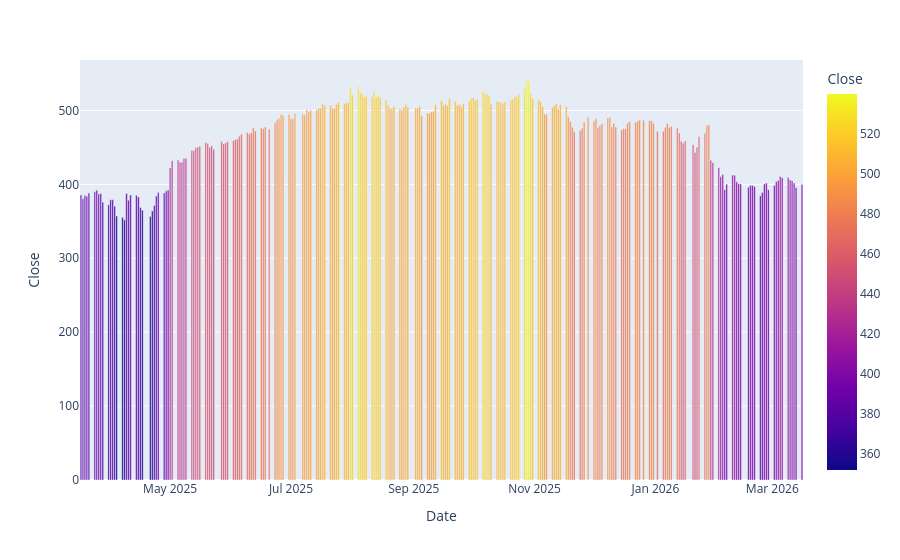

Write notebook code for a chart like this one.
### Code cell
px.bar(df, x="Date", y="Close", color = "Close", color_discrete_sequence=["red, blue, green, yellow"] )

### Figure 1 — Plotly figure (JSON) as saved in the notebook; plotly's stock layout.template omitted (floating-point values rounded to 4 significant figures; data arrays with more than 128 entries replaced by an {"elided": "..."} marker saying what was removed)
{"data": [{"alignmentgroup": "True", "hovertemplate": "Date=%{x}<br>Close=%{marker.color}<extra></extra>", "legendgroup": "", "marker": {"color": {"elided": "251 float values"}, "coloraxis": "coloraxis", "pattern": {"shape": ""}}, "name": "", "offsetgroup": "", "orientation": "v", "showlegend": false, "textposition": "auto", "type": "bar", "x": {"elided": "251 str values"}, "xaxis": "x", "y": {"elided": "251 float values"}, "yaxis": "y"}], "layout": {"barmode": "relative", "coloraxis": {"colorbar": {"title": {"text": "Close"}}, "colorscale": [[0, "#0d0887"], [0.1111, "#46039f"], [0.2222, "#7201a8"], [0.3333, "#9c179e"], [0.4444, "#bd3786"], [0.5556, "#d8576b"], [0.6667, "#ed7953"], [0.7778, "#fb9f3a"], [0.8889, "#fdca26"], [1, "#f0f921"]]}, "legend": {"tracegroupgap": 0}, "margin": {"t": 60}, "xaxis": {"anchor": "y", "domain": [0, 1], "title": {"text": "Date"}}, "yaxis": {"anchor": "x", "domain": [0, 1], "title": {"text": "Close"}}}}
